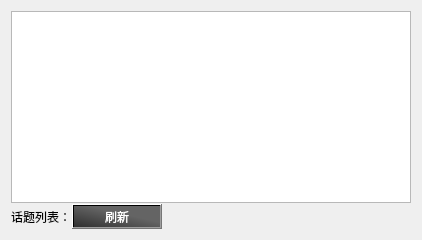
            <widget class="QWidget" name="tab_7">
             <attribute name="title">
              <string>消息窗口</string>
             </attribute>
             <layout class="QVBoxLayout" name="verticalLayout_21">
              <item>
               <layout class="QHBoxLayout" name="horizontalLayout_16" stretch="1,4">
                <item>
                 <layout class="QVBoxLayout" name="verticalLayout_11" stretch="0,0">
                  <property name="spacing">
                   <number>1</number>
                  </property>
                  <item>
                   <widget class="QListWidget" name="topic_listWidget">
                    <property name="minimumSize">
                     <size>
                      <width>400</width>
                      <height>0</height>
                     </size>
                    </property>
                    <property name="maximumSize">
                     <size>
                      <width>300</width>
                      <height>16777215</height>
                     </size>
                    </property>
                   </widget>
                  </item>
                  <item>
                   <layout class="QHBoxLayout" name="horizontalLayout_15">
                    <item>
                     <widget class="QLabel" name="label_29">
                      <property name="maximumSize">
                       <size>
                        <width>90</width>
                        <height>30</height>
                       </size>
                      </property>
                      <property name="text">
                       <string>话题列表：</string>
                      </property>
                     </widget>
                    </item>
                    <item>
                     <widget class="QPushButton" name="refreash_topic_btn">
                      <property name="minimumSize">
                       <size>
                        <width>90</width>
                        <height>25</height>
                       </size>
                      </property>
                      <property name="maximumSize">
                       <size>
                        <width>90</width>
                        <height>25</height>
                       </size>
                      </property>
                      <property name="cursor">
                       <cursorShape>ArrowCursor</cursorShape>
                      </property>
                      <property name="styleSheet">
                       <string notr="true">QPushButton
{
    color:white;
	background-color: qlineargradient(spread:pad, x1:0.0618557, y1:1, x2:0.948454, y2:0.057, stop:0 rgba(50, 50, 50, 255), stop:0.618557 rgba(100, 100, 100, 255));
}
QPushButton:hover
{
    background-color: qlineargradient(spread:pad, x1:0.0618557, y1:1, x2:0.948454, y2:0.057, stop:0 rgba(100, 100, 100, 255), stop:0.618557 rgba(50, 50, 50, 255));
}
QPushButton:pressed
{
    background-color: qlineargradient(spread:pad, x1:0.0618557, y1:1, x2:0.948454, y2:0.057, stop:0 rgba(20, 20, 20, 255), stop:0.618557 rgba(70, 70, 70, 255));
    padding-left:3px;
    padding-top:3px;
}</string>
                      </property>
                      <property name="text">
                       <string>刷新</string>
                      </property>
                      <property name="icon">
                       <iconset resource="../resources/images.qrc">
                        <normaloff>:/images/refreash.png</normaloff>:/images/refreash.png</iconset>
                      </property>
                     </widget>
                    </item>
                    <item>
                     <spacer name="horizontalSpacer_4">
                      <property name="orientation">
                       <enum>Qt::Horizontal</enum>
                      </property>
                      <property name="sizeHint" stdset="0">
                       <size>
                        <width>40</width>
                        <height>20</height>
                       </size>
                      </property>
                     </spacer>
                    </item>
                   </layout>
                  </item>
                 </layout>
                </item>
                <item>
                 <layout class="QVBoxLayout" name="vehicle_info_vlayout">
                  <property name="sizeConstraint">
                   <enum>QLayout::SetDefaultConstraint</enum>
                  </property>
                 </layout>
                </item>
               </layout>
              </item>
             </layout>
            </widget>
